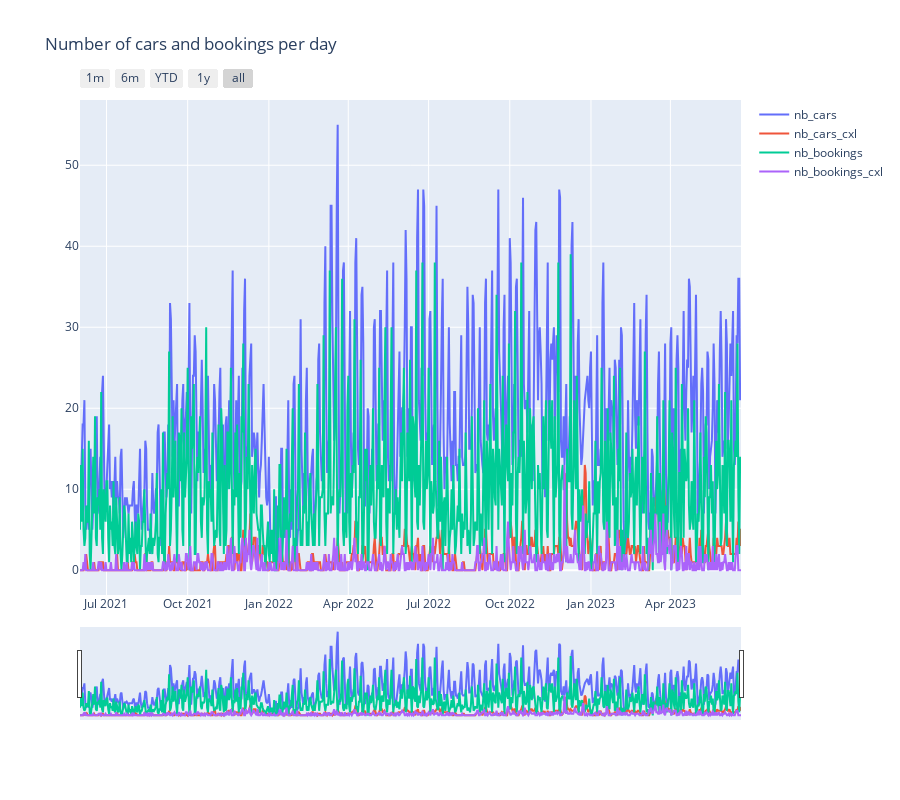

Write notebook code for a chart like this one.
### Code cell
# Convert 'date' column to datetime data type
df_days['date'] = pd.to_datetime(df_days['date'])

# Reshape the DataFrame using melt
df_melted = df_days.melt(id_vars='date', value_vars=['nb_cars', 'nb_cars_cxl', 'nb_bookings', 'nb_bookings_cxl'])

# Create the line plot
fig = go.Figure()

# Add traces for each variable
for variable in ['nb_cars', 'nb_cars_cxl', 'nb_bookings', 'nb_bookings_cxl']:
    fig.add_trace(go.Scatter(
        x=df_melted['date'],
        y=df_melted[df_melted['variable'] == variable]['value'],
        name=variable
    ))

# Add range slider and selectors
fig.update_layout(
    xaxis=dict(
        rangeselector=dict(
            buttons=list([
                dict(count=1, label="1m", step="month", stepmode="backward"),
                dict(count=6, label="6m", step="month", stepmode="backward"),
                dict(count=1, label="YTD", step="year", stepmode="todate"),
                dict(count=1, label="1y", step="year", stepmode="backward"),
                dict(step="all")
            ])
        ),
        rangeslider=dict(visible=True)
    ),
    title="Number of cars and bookings per day"
)

# Set the height of the plot
fig.update_layout(height=800)

# Show the graph
fig.show()

### Figure 1 — Plotly figure (JSON) as saved in the notebook; plotly's stock layout.template omitted (floating-point values rounded to 4 significant figures; data arrays with more than 128 entries replaced by an {"elided": "..."} marker saying what was removed)
{"data": [{"name": "nb_cars", "type": "scatter", "x": {"elided": "3000 str values"}, "y": {"elided": "750 int values"}}, {"name": "nb_cars_cxl", "type": "scatter", "x": {"elided": "3000 str values"}, "y": {"elided": "750 int values"}}, {"name": "nb_bookings", "type": "scatter", "x": {"elided": "3000 str values"}, "y": {"elided": "750 int values"}}, {"name": "nb_bookings_cxl", "type": "scatter", "x": {"elided": "3000 str values"}, "y": {"elided": "750 int values"}}], "layout": {"height": 800, "title": {"text": "Number of cars and bookings per day"}, "xaxis": {"rangeselector": {"buttons": [{"count": 1, "label": "1m", "step": "month", "stepmode": "backward"}, {"count": 6, "label": "6m", "step": "month", "stepmode": "backward"}, {"count": 1, "label": "YTD", "step": "year", "stepmode": "todate"}, {"count": 1, "label": "1y", "step": "year", "stepmode": "backward"}, {"step": "all"}]}, "rangeslider": {"visible": true}}}}
